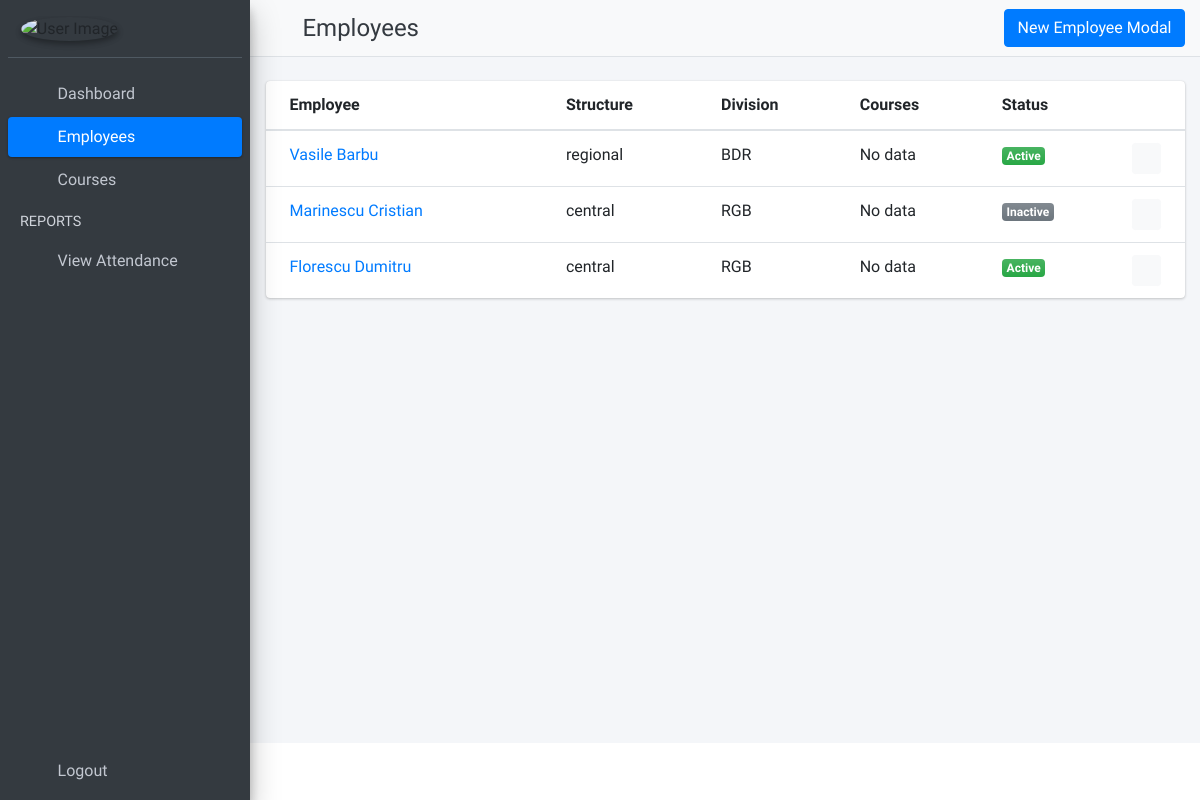
The page /employees on the database its author committed.
### CMS_app/models.py (models this page shows, shortened)
class Employee(models.Model):
    structure_options = [('central', 'Central'), ('regional', 'Regional')]
    id = models.AutoField(primary_key=True)
    first_name = models.CharField(max_length=64)
    last_name = models.CharField(max_length=64)
    email = models.EmailField(blank=True, max_length=128)
    structure = models.CharField(choices=structure_options, max_length=8)
    division = models.ForeignKey(Division, on_delete=models.DO_NOTHING, null=True)
    active = models.BooleanField(default=True)
    created_at = models.DateTimeField(auto_now_add=True)
    updated_at = models.DateTimeField(auto_now_add=True)
    objects = models.Manager()

class Division(models.Model):
    structure_options = [('central', 'Central'), ('regional', 'Regional')]
    id = models.AutoField(primary_key=True)
    structure = models.CharField(choices=structure_options, max_length=8)
    division_name = models.CharField(max_length=64)
    objects = models.Manager()
    def __str__(self):
        return f'{self.division_name}'

### CMS_app/views.py (the view)
# urls.py: path('employees', views.EmployeesList.as_view(), name='list-of-employees'),
class EmployeesList(ListView):
    template_name = 'employee/list_of_employees.html'
    model = Employee
    context_object_name = 'all_employees'

### CMS_app/templates/employee/list_of_employees.html (shortened to what this page needs)
{% extends 'base.html' %}
{% load static %}
{% block page_title %}
    Employees
{% endblock page_title %}
{% block page_button %}
    <div class="col">
        <a class="btn btn-block btn-primary" data-toggle="modal" href="#addNewEmployee">New Employee Modal</a>
    </div>
{% endblock page_button %}
{% block main_content %}
    <section class="content">
        <div class="container-fluid">
            <div class="row">
                <div class="col-md-12">
                    <br>
                    <div class="card card-link">
                        {% if all_employees %}
                            <div class="card-body table-responsive p-0">
                                <table class="table table-hover text-nowrap">
                                    <thead>
                                    <tr>
                                        <th scope="col">Employee</th>
                                        <th scope="col">Structure</th>
                                        <th scope="col">Division</th>
                                        <th scope="col">Courses</th>
                                        <th scope="col">Status</th>
                                        <th scope="col"></th>
                                    </tr>
                                    </thead>
                                    <tbody>
                                    {% for employee in all_employees %}
                                        <tr>
                                            <td>
                                                <a href="#">
                                                    {{ employee.last_name }} {{ employee.first_name }}
                                                </a>
                                            </td>
                                            <td>{{ employee.structure }}</td>
                                            <td>{{ employee.division }}</td>
                                            <td>No data</td>
                                            <td>{% if employee.active is True %}
                                                <span class="badge bg-gradient-success">Active</span>
                                            {% elif employee.active is False %}
                                                <span class="badge bg-gradient-gray">Inactive</span>
                                            {% endif %}
                                            </td>
                                            <td width="20">
                                                <div class="btn-group">
                                                    <button type="button" class="btn btn-light btn-sm"
                                                            data-toggle="modal"
                                                            data-target="#employee_{{ employee.id }}">
                                                        <i class="fas fa-trash"></i>
                                                    </button>
                                                </div>
                                            </td>
                                        </tr>
                                    {% endfor %}
                                    </tbody>
                                </table>
                            </div>
                        {% else %}
                            <div class="card-body text-center"><br>
                                <h4 class="text-muted">No data available</h4>
                            </div>
                        {% endif %}
                    </div>
                </div>
            </div>
        </div>
    </section>
    </div>
    </div>
{% endblock main_content %}

### rows shown on the page
Employee: last_name "Vasile", first_name "Barbu", structure "regional", division "BDR", active "Active"
Employee: last_name "Marinescu", first_name "Cristian", structure "central", division "RGB", active "Inactive"
Employee: last_name "Florescu", first_name "Dumitru", structure "central", division "RGB", active "Active"
